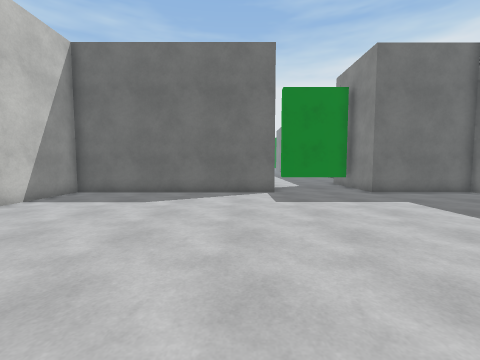
View 1 (above)

22 first-person views from a walk through a scene from a Unity 3-D project. The camera is 1.3 m above the floor, tilts 4° down and sees 90° across. The floor is counted in squares, 1 m on a side. Each view is taken from the middle of a square. On the plan, view 1 faces up. The plan holds only what a view shows up to about 12 squares ahead; the rest is blank. The place goes on beyond the plan. The player character is not drawn. Surface patterns are stand-ins for the level's own textures.

View 2
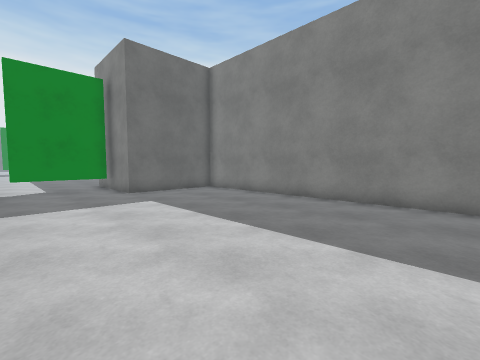

View 3
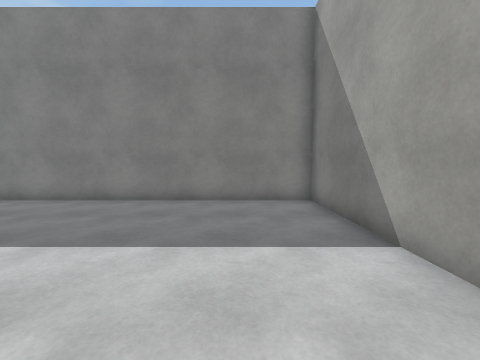

View 4
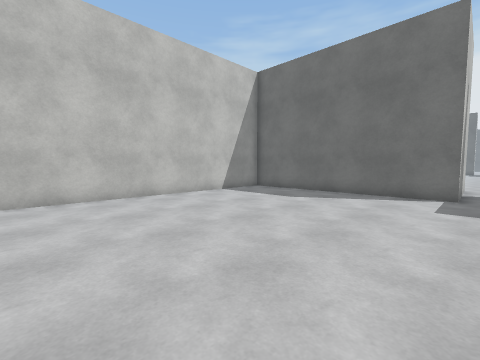

View 5
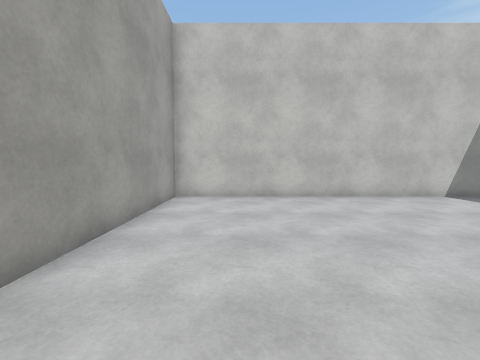

View 6
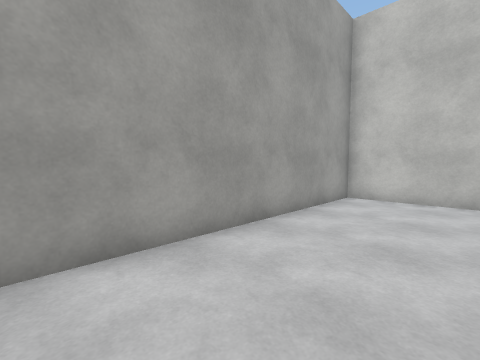

View 7
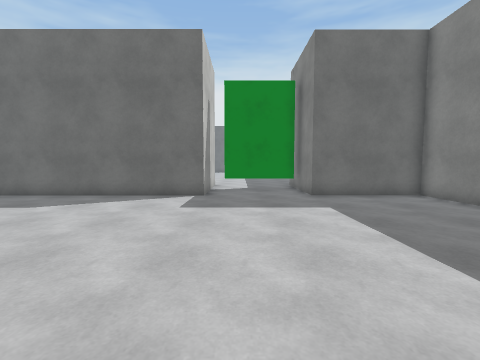

View 8
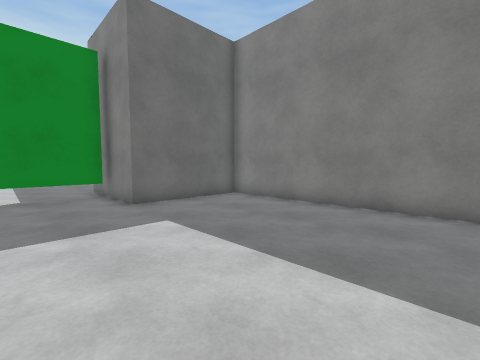

View 9
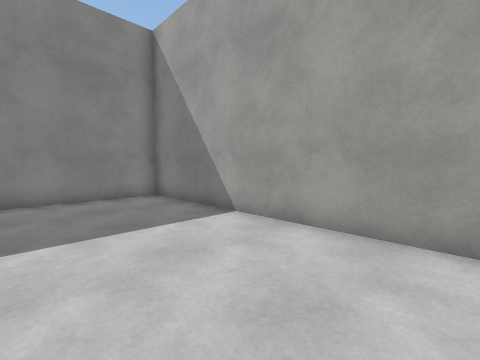

View 10
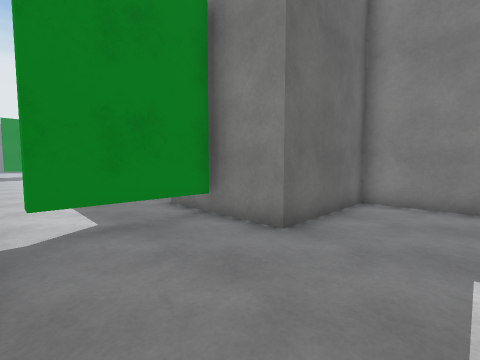

View 11
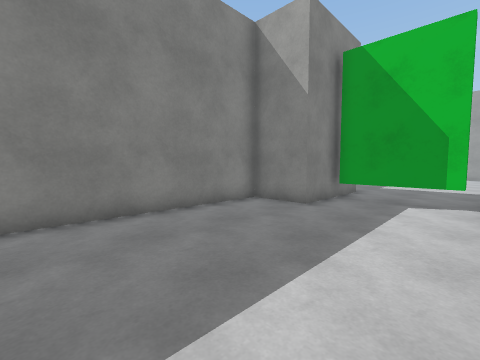

View 12
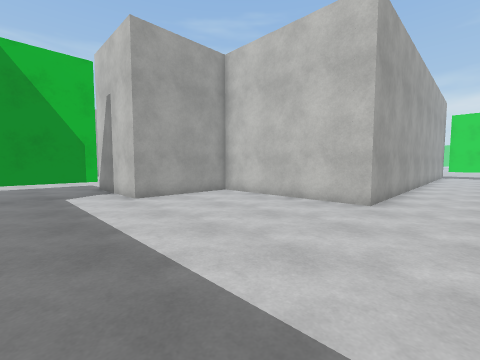

View 13
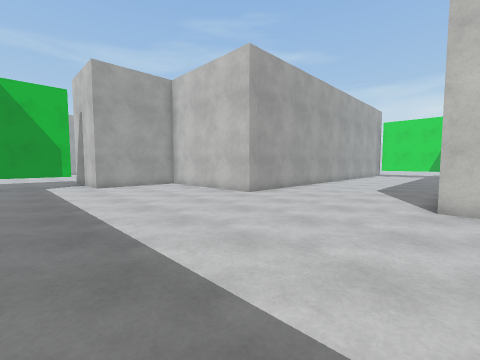

View 14
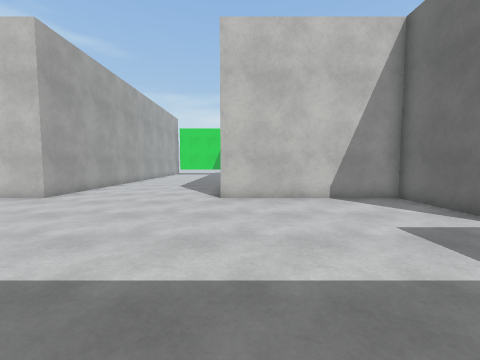

View 15
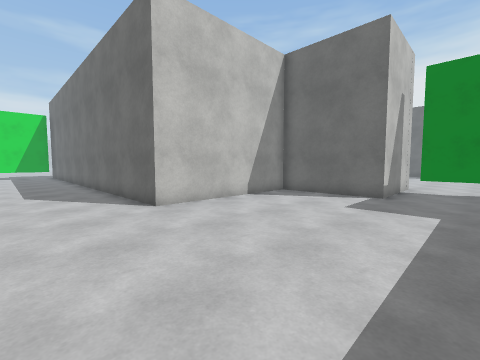

View 16
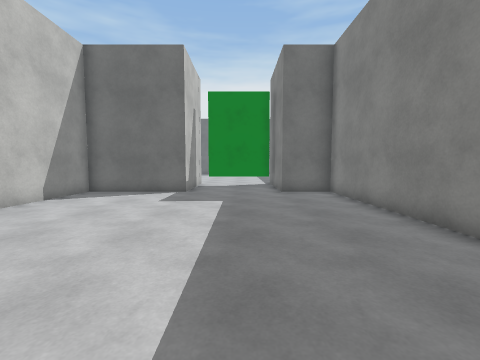

View 17
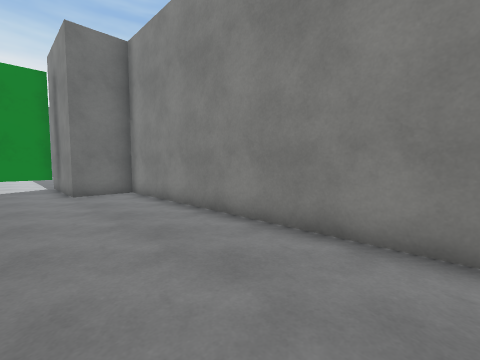

View 18
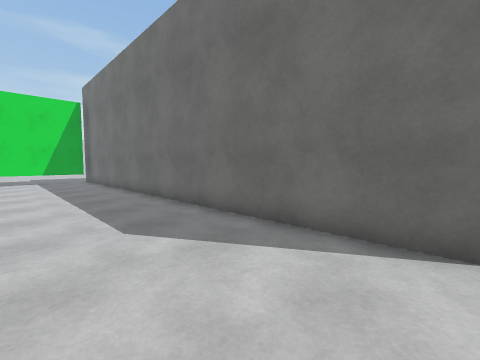

View 19
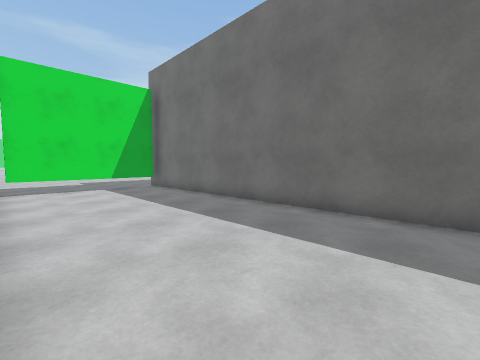

View 20
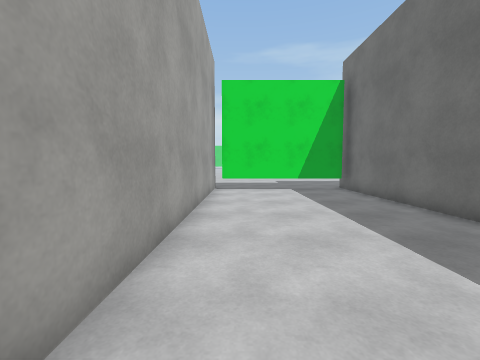

View 21
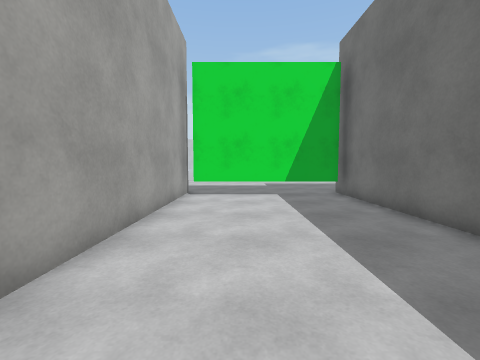

View 22
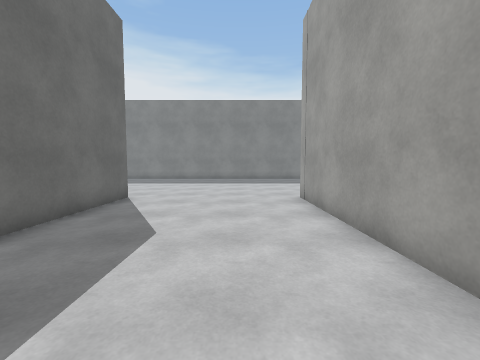

### Floor plan
Key: @ floor where view 1 was taken; # wall or solid block; . floor; T thing the floor can be seen under or through.
Columns run from 22 left of view 1 to 11 right of it. Each row starts with its distance up from view 1.
 36                        #....#
 35                    #####....###
 34                    #..........#
 33                    #..........#
 32                    #..........#
 31                    #..........#
 30                    #..........#
 29 ####################..........#
 28 #.............................#
 27 #.............................#
 26 #.............................#
 25 #.............................#
 24 #.............................#
 23 #...........................  #
 22 #.............................#
 21 ####################..........#
 20                    #..........#
 19                    #..........#
 18                    #..........#
 17                    #..........#
 16                    #..........#
 15                    #####....###
 14                        #....#
 13                        #.TTT#
 12                        #....#
 11               ##########....######
 10               #..................#
  9               #..................#
  8               #..................#
  7               #..................#
  6               #..................#
  5               #..................#
  4               #..................#
  3               #..................#
  2               #..................#
  1               #..................#
  0               #.......@..........#
 -1               #..................#
 -2               #..................#
 -3               ####################

Positions as (right, up) in squares from view 1, and headings:
1: (0, 0), facing up
2: (2, 0), facing up-right
3: (2, 0), facing right
4: (2, 0), facing up-left
5: (2, 0), facing left
6: (2, 1), facing down-left
7: (3, 1), facing up
8: (3, 3), facing up-right
9: (1, 2), facing down-right
10: (2, 8), facing up-right
11: (2, 22), facing down-right
12: (5, 24), facing down-left
13: (5, 29), facing down-left
14: (6, 29), facing left
15: (4, 25), facing up-left
16: (4, 24), facing up
17: (4, 24), facing up-right
18: (-3, 24), facing up-left
19: (-9, 22), facing up-left
20: (-10, 23), facing left
21: (-12, 24), facing left
22: (-12, 24), facing right
